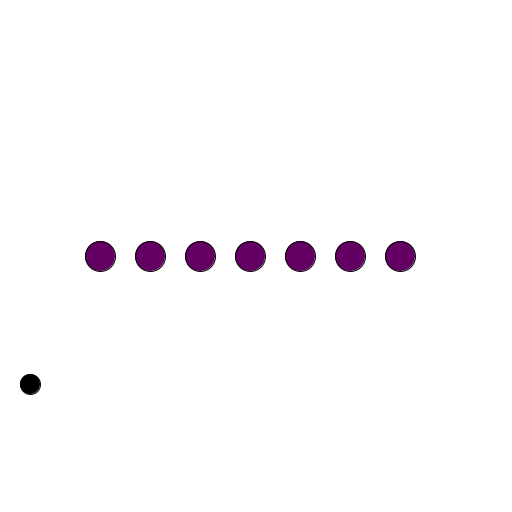
Frame 1 (no input)
Frame 60 (the mouse pressed at the canvas centre just before this capture): identical to frame 1, image omitted
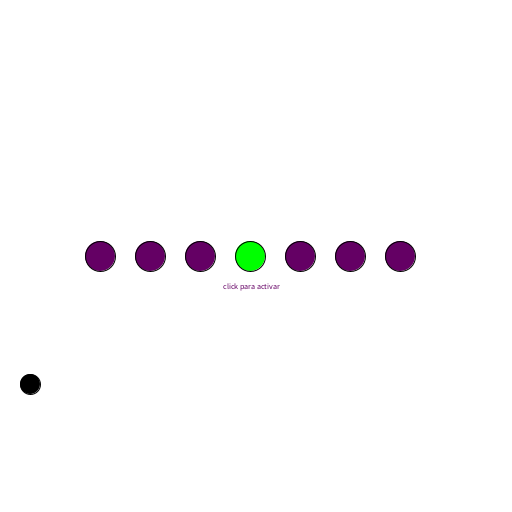
Frame 120 (the mouse held since frame 60 and released just before this capture)

The Processing sketch that drew these frames (run headless with seeded random() and noise(); from frame 60 on, the mouse is pressed at the canvas centre):

// Processing sketch: BotonSwitch
// ── BotonSwitch.pde
Button botonInfo;
Button [] botones = new Button[7];

void setup() {
  size(512, 512);
  botonInfo = new Button(30, height-height/4, 20, 20, color(0));
  for (int i = 0; i < botones.length; ++i) {
    botones[i] = new Button(100 + 50*i, width/2, 30, 30, color(100, 0, 100));
  }
}

void draw() {
  background(255);

  for (int i = 0; i < botones.length; ++i) {
    botones[i].encima(mouseX, mouseY);
    botones[i].dibuja();
  }

  botonInfo.encima(mouseX, mouseY);
  botonInfo.dibuja();
  if (botonInfo.activo) {
    dibujarInfo(30, height - height/4, width/2, height/4 -30);
  }
}

void mousePressed() {
  for (int i = 0; i < botones.length; ++i) {
    botones[i].clickea();
  }
  botonInfo.clickea();
}

void dibujarInfo(float px, float py, float tx, float ty) {

  fill(0, 100);
  noStroke();
  rect(px, py, tx, ty);
  fill(255);
  textAlign(LEFT);
  text("informacion sobre mi proyecto\nMe encanta mi proyecto", px + 30, py + 30 );
}

// ── Boton.pde
class Button {
  float posX, posY;
  float tamX, tamY;
  color colBase, col;

  boolean over, activo;

  Button(float px, float py, float tx, float ty, color c) {
    posX = px;
    posY = py;
    tamX = tx;
    tamY = ty;
    colBase = c; 

    activo = false;
    over = false;
  }

  void dibuja() {
    pushMatrix();
    translate(posX, posY);

    println(over + "  " + activo);
    if (over) {
      if (activo) {
        col = color(255, 0, 0);
      } else {
        col = color(0, 255, 0);
      }
      textAlign(CENTER);
      textSize(8);
      text("click para activar", 0, tamY*1.1);
    } else {
      col = colBase;
    }
    fill(col);
    ellipse(0, 0, tamX, tamY);

    if (activo) {
      textAlign(CENTER);
      textSize(10);
      text("ACTIVO", 0, tamY * 1.5);
    }
    popMatrix();
  }

  void encima(int mX, int mY) {

    float distancia = dist(mX, mY, posX, posY);
    if (distancia < tamX) {
      over = true;
    } else {
      over=false;
    }
  }

  void clickea() {
    if (over) {
      activo = !activo;
    }
  }
}
